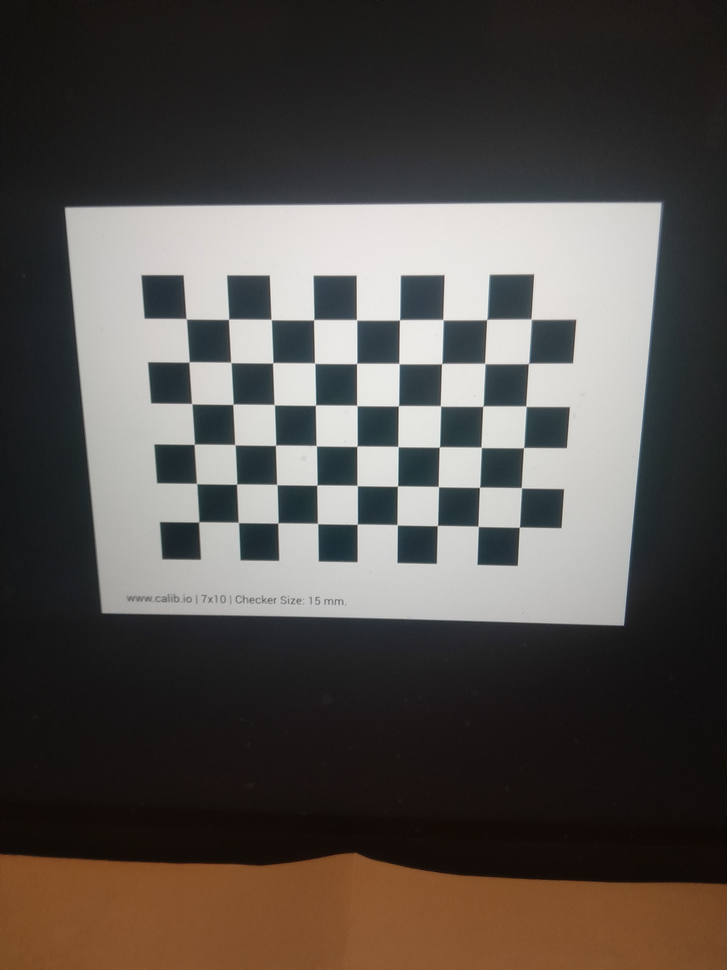
#> input picture images_original_2040/20261028_155614.png, 727 x 970 px, shrunk from 1530 x 2040 before the run; its folder holds only this picture in this run
$ python detect_corners.py
#> lines starting #> are read from the running program, lines starting #| are printed output that depends on the picture; after the words box and inside, x2 and y2 are one past the last pixel; in counts of white or black regions, pixels touching at a corner belong together

import cv2
import glob
import os
import numpy as np

CHECKERBOARD = (9, 6)
IMAGE_DIR = "images_original_2040"
OUTPUT_DIR = "results/corners_original_2040"

os.makedirs(OUTPUT_DIR, exist_ok=True)

image_paths = sorted(glob.glob(os.path.join(IMAGE_DIR, "*.png")))

# Critères d'arrêt du raffinement sous-pixel
criteria = (
    cv2.TERM_CRITERIA_EPS + cv2.TERM_CRITERIA_MAX_ITER,
    30,
    0.001
)

all_image_points = []
image_names = []
image_size = None

print(f"Nombre d'images : {len(image_paths)}")

for image_path in image_paths:

    image = cv2.imread(image_path)
#> image is the input picture: shape (970, 727, 3); mean B, G, R 76.1, 80.6, 85.5

    if image is None:
        print(f"[ERREUR] Impossible de lire {image_path}")
        continue

    # Normaliser l'orientation : toutes les images en paysage
    height, width = image.shape[:2]

    if height > width:
        image = cv2.rotate(image, cv2.ROTATE_90_CLOCKWISE)
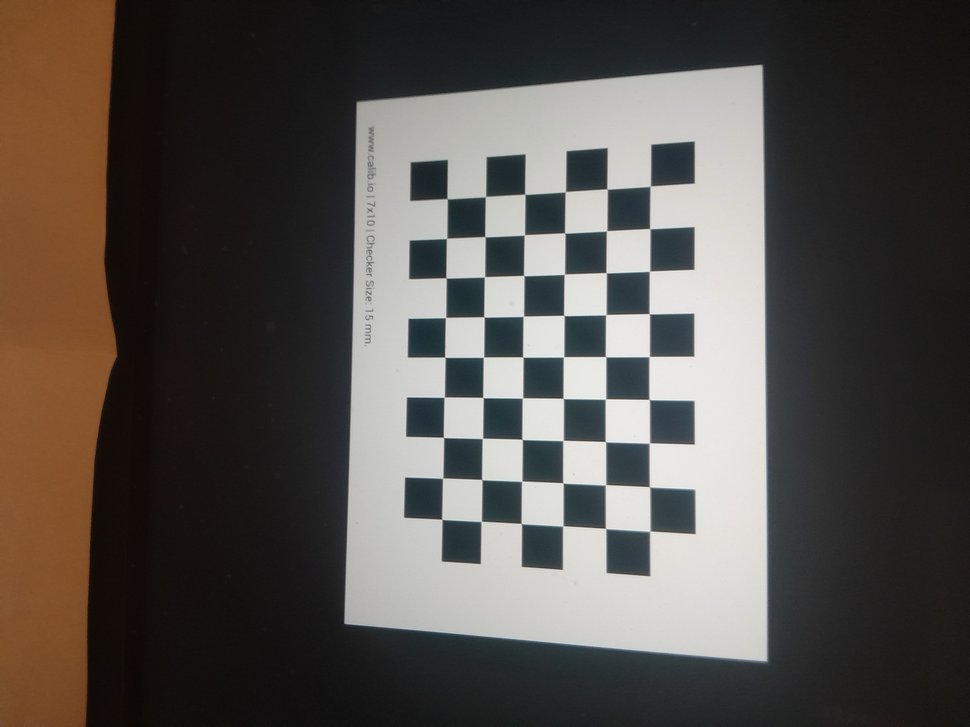
#> image: shape (727, 970, 3); mean B, G, R 76.1, 80.6, 85.5

    height, width = image.shape[:2]
    current_size = (width, height)

    if image_size is None:
        image_size = current_size
    elif current_size != image_size:
        print(f"[ERREUR] Dimension différente : {image_path}")
        continue

    gray = cv2.cvtColor(image, cv2.COLOR_BGR2GRAY)
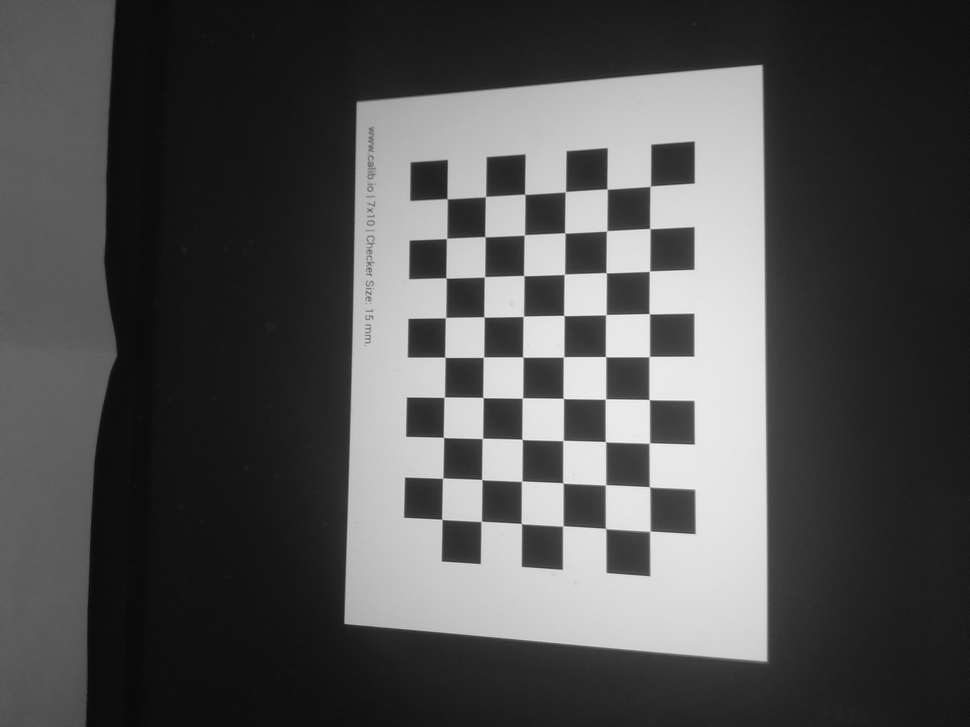
#> gray: shape (727, 970); min 8, max 243, mean 81.6

    # 1. Détection initiale des coins
    ret, corners = cv2.findChessboardCorners(
        gray,
        CHECKERBOARD,
        None
    )
#> ret = True; corners = 54 rows, first 8: [650.3, 186.2], [649.7, 228.5], [649.5, 271.2], [649.2, 313.6], [649.2, 356.5], [649.1, 399.5], [649.5, 442.9], [649.4, 486.6]

    if ret:
        # 2. Raffinement sous-pixel
        corners_refined = cv2.cornerSubPix(
            gray,
            corners,
            (11, 11),
            (-1, -1),
            criteria
        )
#> corners_refined = 54 rows, first 8: [650.3, 186.2], [649.8, 228.6], [649.5, 271.2], [649.3, 313.7], [649.2, 356.6], [649.2, 399.6], [649.3, 443], [649.5, 486.8]

        all_image_points.append(corners_refined)
        image_names.append(os.path.basename(image_path))

        # Afficher les coins affinés
        cv2.drawChessboardCorners(
            image,
            CHECKERBOARD,
            corners_refined,
            ret
        )
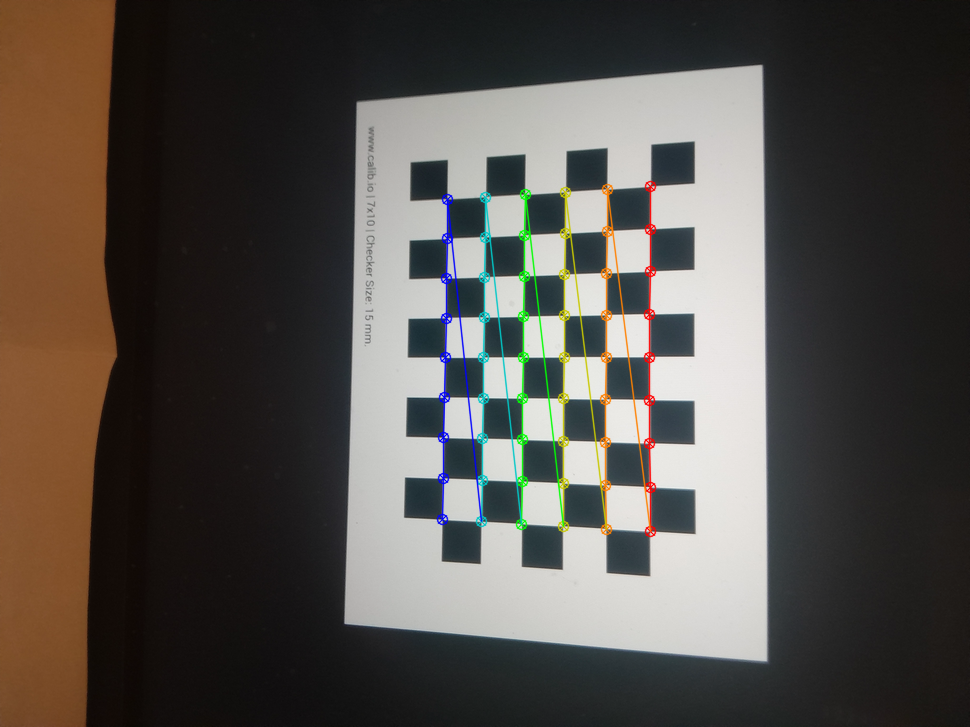
#> image: shape (727, 970, 3); 2.14% of pixels changed, all inside (x1, y1, x2, y2) = (436, 180, 657, 538)

        output_path = os.path.join(
            OUTPUT_DIR,
            os.path.basename(image_path)
        )
        cv2.imwrite(output_path, image)

        print(
            f"[OK] {os.path.basename(image_path)} : "
            f"{len(corners_refined)} coins affinés"
        )
#| [OK] 20261028_155614.png : 54 coins affinés

    else:
        print(f"[ÉCHEC] {os.path.basename(image_path)}")

# Sauvegarde des coordonnées pour la calibration
if all_image_points:
    np.savez(
        "results/image_points_original_2040.npz",
        image_points=np.array(all_image_points, dtype=np.float32),
        image_names=np.array(image_names),
        image_size=np.array(image_size)
    )

print("\n===== RÉSULTAT =====")
print(f"Images traitées : {len(image_paths)}")
print(f"Images réussies : {len(all_image_points)}")
#| Images réussies : 1
print(f"Points affinés : {len(all_image_points) * 54}")
#| Points affinés : 54
print(f"Dimensions normalisées : {image_size}")
#| Dimensions normalisées : (970, 727)

$ run again, on images_original_2040/20261028_155648.png
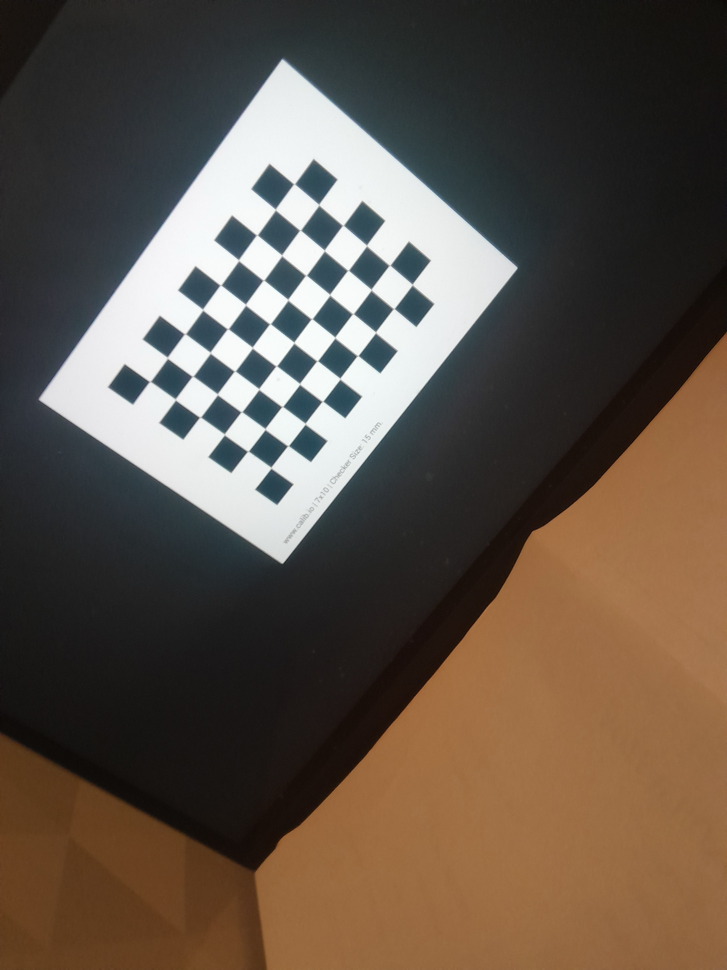
#> input picture images_original_2040/20261028_155648.png, 727 x 970 px, shrunk from 1530 x 2040 before the run
#> image is the input picture: shape (970, 727, 3); mean B, G, R 72.5, 83.7, 95.8
#> `gray = cv2.cvtColor(image, cv2.COLOR_BGR2GRAY)`:
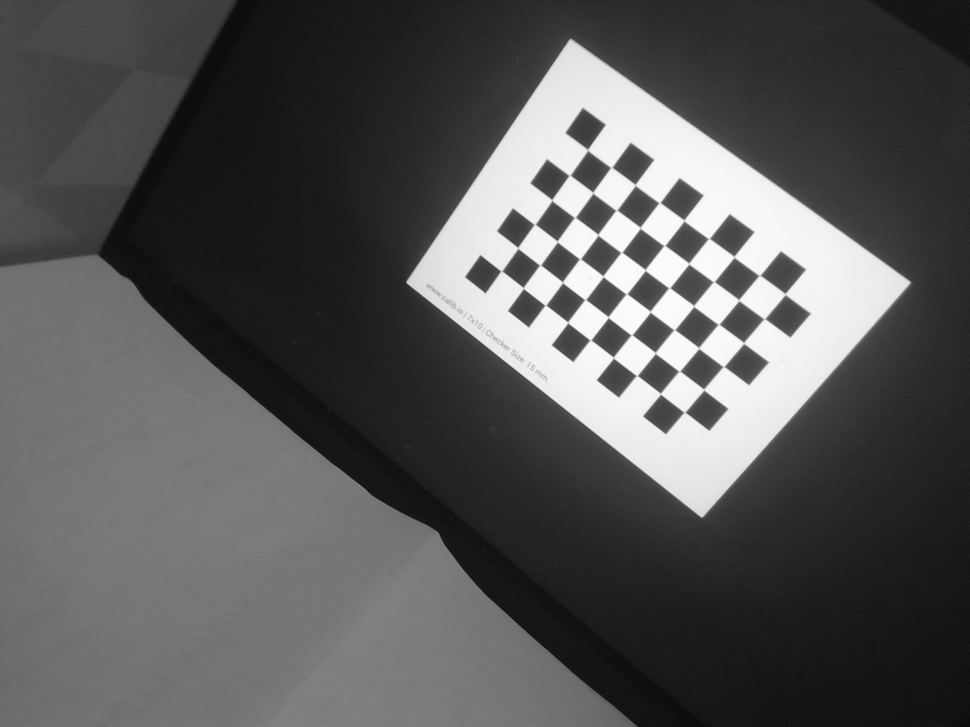
#> gray: shape (727, 970); min 10, max 254, mean 86.1
#> ret = True; corners = 54 rows, first 8: [587.5, 149.6], [611.5, 167.3], [635.3, 184.8], [659.5, 202.6], [684, 220.4], [708.7, 238.6], [734, 256.6], [759.5, 275.4]
#> corners_refined = 54 rows, first 8: [587.6, 149.8], [611.3, 167.4], [635.2, 184.8], [659.5, 202.6], [683.9, 220.5], [708.8, 238.5], [734.1, 256.8], [759.5, 275.3]
#> `cv2.drawChessboardCorners( image, CHECKERBOARD, corners_refined, ret )`:
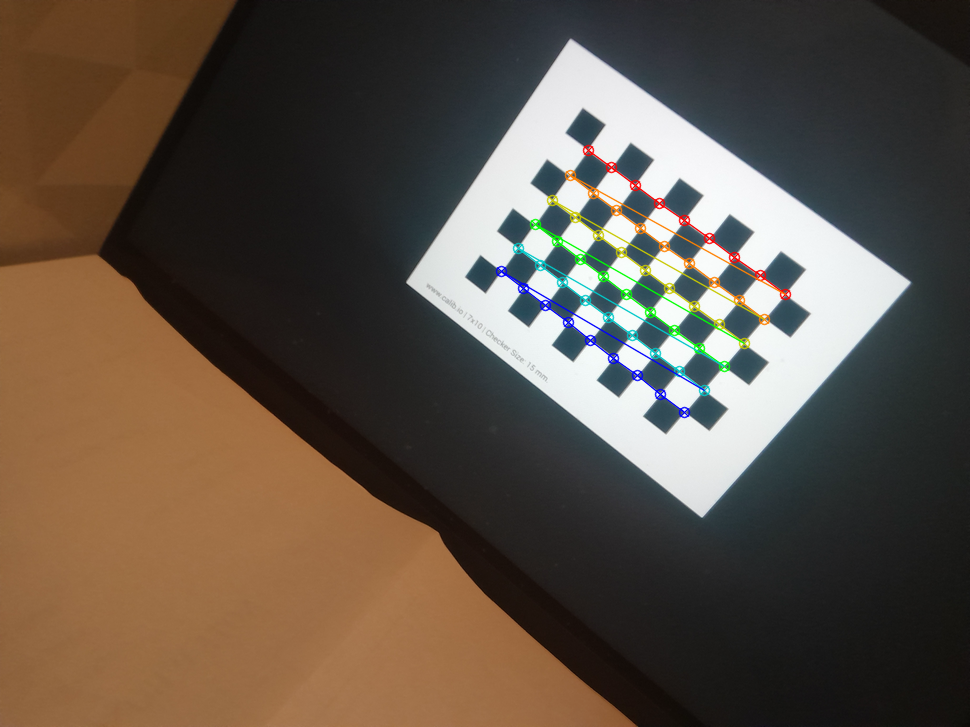
#> image: shape (727, 970, 3); mean B, G, R 71.5, 83.3, 95.3
#| [OK] 20261028_155648.png : 54 coins affinés
#| Images réussies : 1
#| Points affinés : 54
#| Dimensions normalisées : (970, 727)

$ run again, on images_original_2040/20261028_155655.png
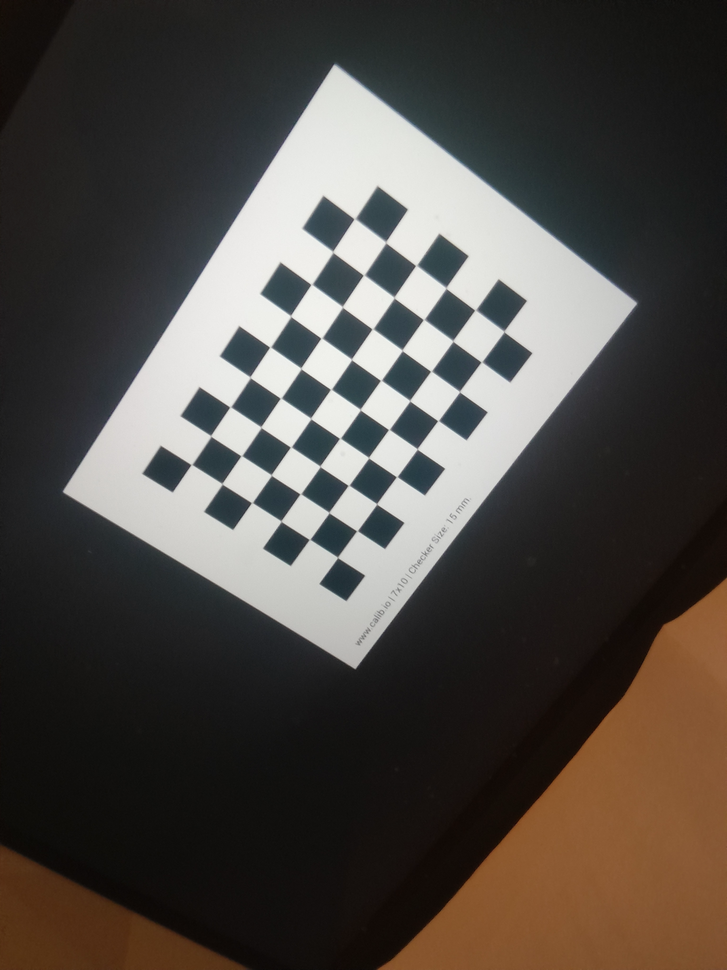
#> input picture images_original_2040/20261028_155655.png, 727 x 970 px, shrunk from 1530 x 2040 before the run
#> image is the input picture: shape (970, 727, 3); mean B, G, R 68.8, 73.6, 78.5
#> `gray = cv2.cvtColor(image, cv2.COLOR_BGR2GRAY)`:
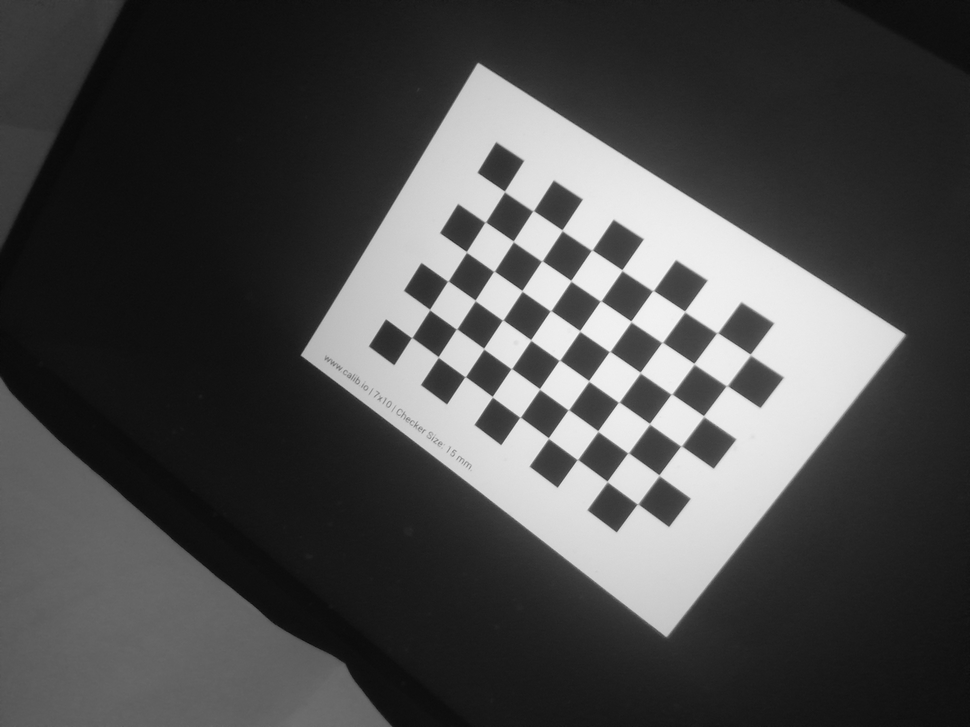
#> gray: shape (727, 970); min 7, max 244, mean 74.5
#> ret = True; corners = 54 rows, first 8: [504.4, 191.2], [533.3, 210.6], [562, 229.9], [592, 249.8], [621.8, 269.7], [653.3, 290.5], [684.5, 310.9], [717.5, 332.6]
#> corners_refined = 54 rows, first 8: [504.4, 191.5], [533.2, 210.8], [562, 230.3], [591.9, 250.1], [621.9, 270.2], [653.1, 290.6], [684.6, 311.6], [717.3, 332.8]
#> `cv2.drawChessboardCorners( image, CHECKERBOARD, corners_refined, ret )`:
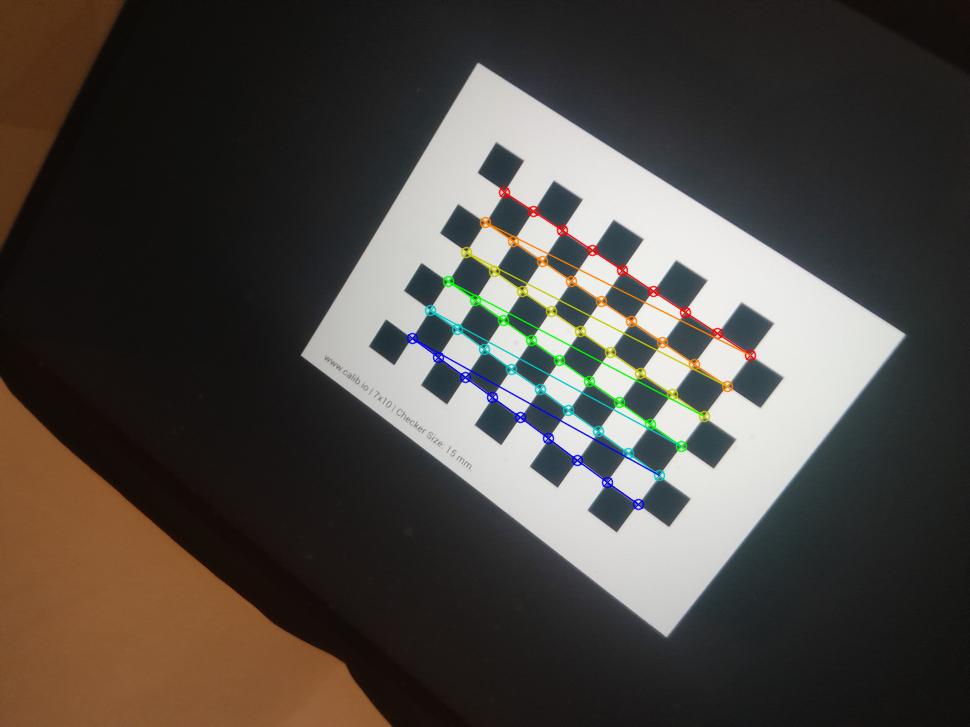
#> image: shape (727, 970, 3); mean B, G, R 67.9, 73.3, 78
#| [OK] 20261028_155655.png : 54 coins affinés
#| Images réussies : 1
#| Points affinés : 54
#| Dimensions normalisées : (970, 727)

$ run again, on images_original_2040/20261028_155701.png
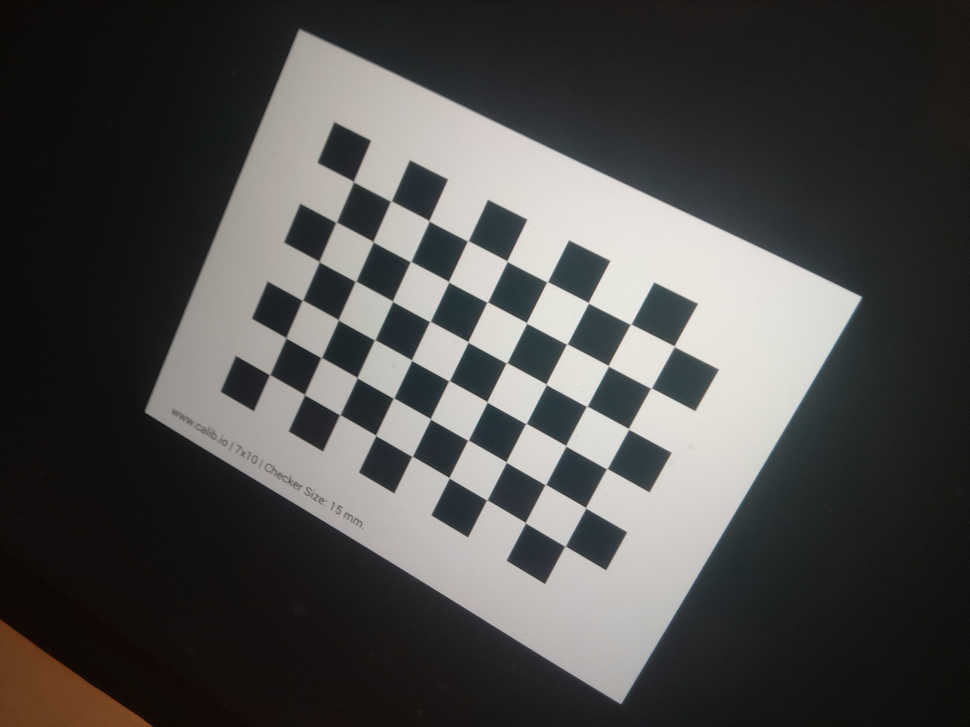
#> input picture images_original_2040/20261028_155701.png, 970 x 727 px, shrunk from 2040 x 1530 before the run
#> image is the input picture: shape (727, 970, 3); mean B, G, R 74.7, 76.4, 77.1
#> ret = True; corners = 54 rows, first 8: [353.5, 181.9], [390.7, 201.2], [429, 220.6], [467.8, 240.8], [507, 261], [547.1, 281.7], [588.4, 302.8], [630.8, 324.1]
#> corners_refined = 54 rows, first 8: [353.4, 181.5], [390.9, 201.1], [429.1, 220.7], [467.8, 240.8], [507, 261.1], [547.2, 281.7], [588.3, 302.7], [630.6, 324.2]
#> `cv2.drawChessboardCorners( image, CHECKERBOARD, corners_refined, ret )`:
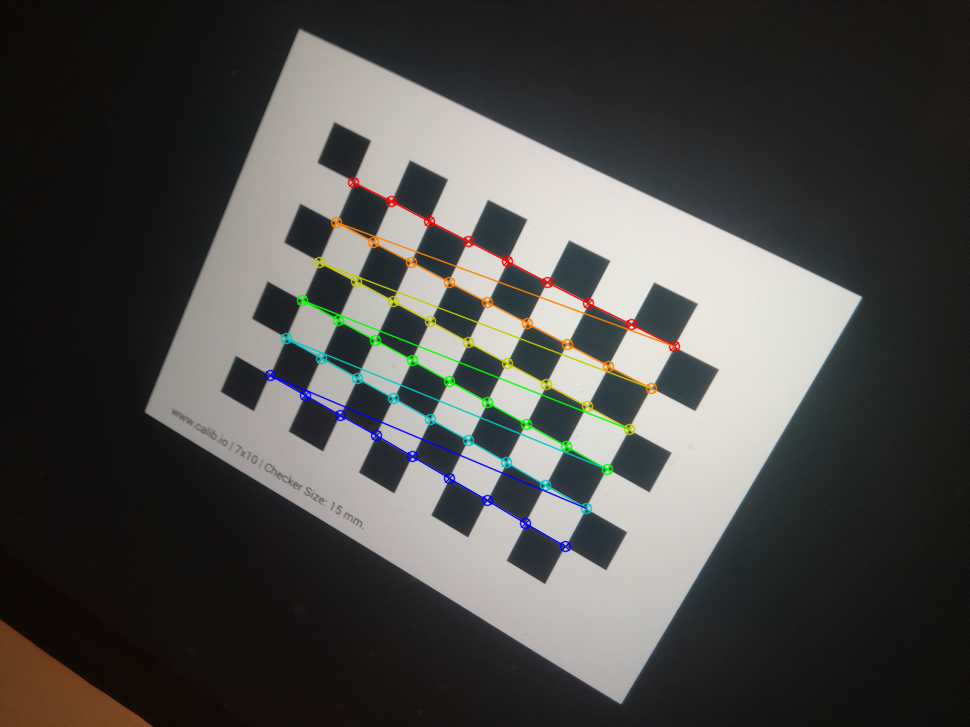
#> image: shape (727, 970, 3); 2.08% of pixels changed, all inside (x1, y1, x2, y2) = (264, 176, 681, 553)
#| [OK] 20261028_155701.png : 54 coins affinés
#| Images réussies : 1
#| Points affinés : 54
#| Dimensions normalisées : (970, 727)
